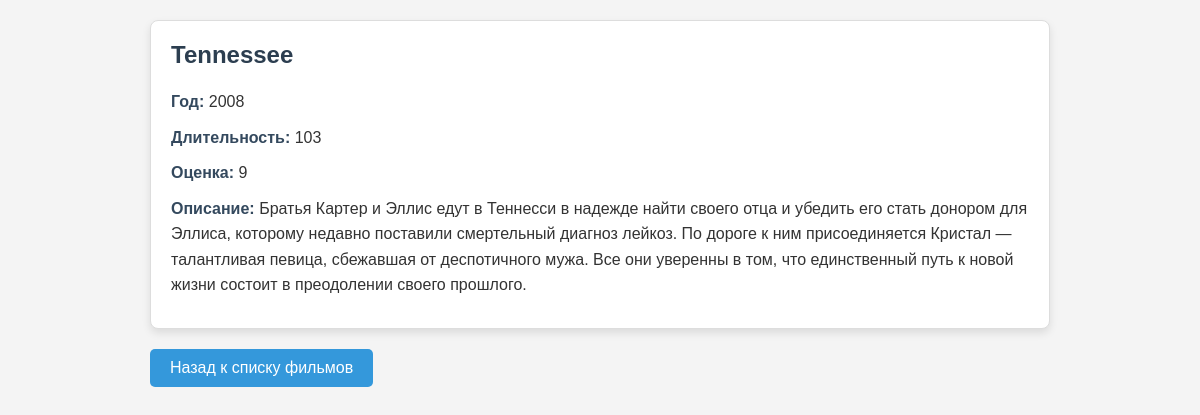
Page /drama/Tennessee/ on the committed database.
### main/models.py (models this page shows, shortened)
class Movie(models.Model):
    name = models.CharField(max_length=50)
    slug = models.SlugField(max_length=200)
    year = models.IntegerField(max_length=4)
    during = models.IntegerField(max_length=10)
    grade = models.IntegerField(max_length=2)
    description = models.TextField()
    category = models.ForeignKey(to=Genr, on_delete=models.PROTECT)
    class Meta():
        ordering = ('id',)

### main/views.py (the view)
# urls.py: path('<slug:genr>/<slug:moox>/',views.movie_page,name='movie_detail'),
def movie_page(request,genr,moox):
    movie = Movie.objects.get(slug=moox)
    context = {'movie':movie}
    return render(request,'main/movie.html',context)

### templates/main/movie.html (shortened to what this page needs)
<!DOCTYPE html>
<html lang="ru">
<head>
</head>
<body>
    <div class="movie-details">
        <h2>{{ movie.name }}</h2>
        <p><strong>Год:</strong> {{ movie.year }}</p>
        <p><strong>Длительность:</strong> {{ movie.during }}</p>
        <p><strong>Оценка:</strong> {{ movie.grade }}</p>
        <p><strong>Описание:</strong> {{ movie.description }}</p>
    </div>
    <a href="\" class="back-link">Назад к списку фильмов</a>
</body>
</html>

### templates/main/movie.html (style rules this page uses)
body { font-family: Arial, sans-serif; background-color: #f4f4f4; padding: 20px; max-width: 900px; margin: auto; color: #333; }
.movie-details { background-color: #fff; border: 1px solid #ddd; border-radius: 8px; padding: 20px; box-shadow: 0 4px 8px rgba(0, 0, 0, 0.1); }
.movie-details h2 { margin-top: 0; color: #2c3e50; }
.movie-details p { margin: 10px 0; font-size: 16px; line-height: 1.6; }
.movie-details strong { color: #34495e; }
.back-link { display: inline-block; margin-top: 20px; padding: 10px 20px; font-size: 16px; color: #fff; background-color: #3498db; border-radius: 5px; text-decoration: none; transition: background-color 0.3s ease; }

### rows in the picture
Movie: name "Tennessee", year "2008", during "103", grade "9", description "Братья Картер и Эллис едут в Теннесси в надежде найти своего отца и убедить его стать донором для Эллиса, которому недавно поставили смертельный диагноз лейкоз. По дороге к ним присоединяется Кристал — талантливая певица, сбежавшая от деспотичного мужа. Все они уверенны в том, что единственный путь к новой жизни состоит в преодолении своего прошлого."
